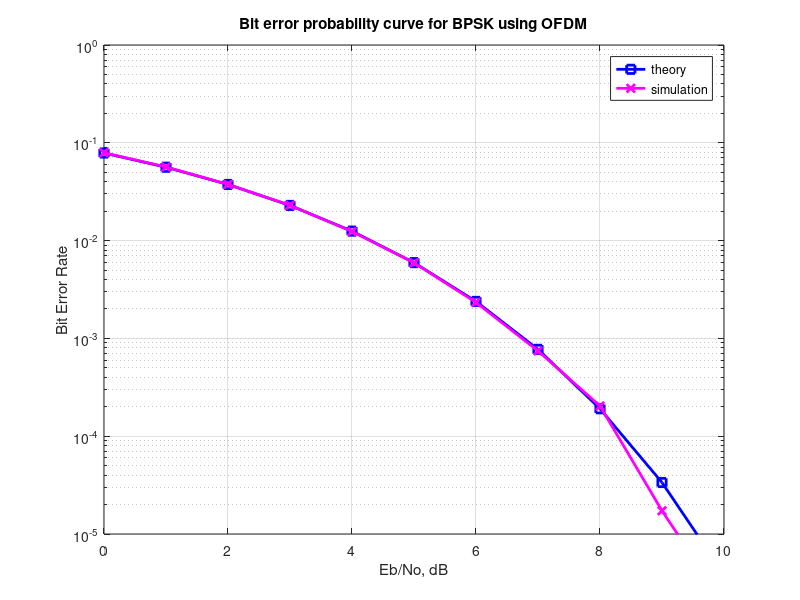

This chart was generated by the following MATLAB code:
%%%%%%%%%%%%%%%%%%%%%%%%%%%%%%%%%%%%%%%%%%%%%%%%%%%%%%%%%%%%
% All rights reserved by Krishna Pillai, http://www.dsplog.com
% The file may not be re-distributed without explicit authorization
% from Krishna Pillai.
% Checked for proper operation with Octave Version 3.0.0
% Author : Krishna Pillai
% Email : krishna@dsplog.com
% Version : 1.0
% Date : 05 June 2008
% %%%%%%%%%%%%%%%%%%%%%%%%%%%%%%%%%%%%%%%%%%%%%%%%%%%%%%%%%%
% Script for computing the Bit Error probability using OFDM modulation

clear all
nFFT = 64; % fft size
nDSC = 52; % number of data subcarriers
nBitPerSym = 52; % number of bits per OFDM symbol (same as the number of subcarriers for BPSK)
nSym = 10^4; % number of symbols
EbN0dB = [0:10]; % bit to noise ratio
EsN0dB = EbN0dB + 10*log10(nDSC/nFFT) + 10*log10(64/80); % converting to symbol to noise ratio
for ii = 1:length(EbN0dB)
% Transmitter
ipBit = rand(1,nBitPerSym*nSym) > 0.5; % random 1's and 0's
ipMod = 2*ipBit-1; % BPSK modulation 0 --> -1, 1 --> +1
ipMod = reshape(ipMod,nBitPerSym,nSym).'; % grouping into multiple symbolsa

% Assigning modulated symbols to subcarriers from [-26 to -1, +1 to +26]
xF = [zeros(nSym,6) ipMod(:,[1:nBitPerSym/2]) zeros(nSym,1) ipMod(:,[nBitPerSym/2+1:nBitPerSym]) zeros(nSym,5)] ;

% Taking FFT, the term (nFFT/sqrt(nDSC)) is for normalizing the power of transmit symbol to 1
xt = (nFFT/sqrt(nDSC))*ifft(fftshift(xF.')).';

% Appending cylic prefix
xt = [xt(:,[49:64]) xt];

% Concatenating multiple symbols to form a long vector
xt = reshape(xt.',1,nSym*80);

% Gaussian noise of unit variance, 0 mean
nt = 1/sqrt(2)*[randn(1,nSym*80) + j*randn(1,nSym*80)];

% Adding noise, the term sqrt(80/64) is to account for the wasted energy due to cyclic prefix
yt = sqrt(80/64)*xt + 10^(-EsN0dB(ii)/20)*nt;

% Receiver
yt = reshape(yt.',80,nSym).'; % formatting the received vector into symbols
yt = yt(:,[17:80]); % removing cyclic prefix
% converting to frequency domain
yF = (sqrt(nDSC)/nFFT)*fftshift(fft(yt.')).';
yMod = yF(:,[6+[1:nBitPerSym/2] 7+[nBitPerSym/2+1:nBitPerSym] ]);
% BPSK demodulation
% +ve value --> 1, -ve value --> -1
ipModHat = 2*floor(real(yMod/2)) + 1;
ipModHat(find(ipModHat>1)) = +1;
ipModHat(find(ipModHat<-1)) = -1;
% converting modulated values into bits
ipBitHat = (ipModHat+1)/2;
ipBitHat = reshape(ipBitHat.',nBitPerSym*nSym,1).';
% counting the errors
nErr(ii) = size(find(ipBitHat - ipBit),2);
end
simBer = nErr/(nSym*nBitPerSym);
theoryBer = (1/2)*erfc(sqrt(10.^(EbN0dB/10)));
close all; figure
semilogy(EbN0dB,theoryBer,'bs-','LineWidth',2);
hold on
semilogy(EbN0dB,simBer,'mx-','LineWidth',2);
axis([0 10 10^-5 1])
grid on
legend('theory', 'simulation');
xlabel('Eb/No, dB')
ylabel('Bit Error Rate')
title('Bit error probability curve for BPSK using OFDM')